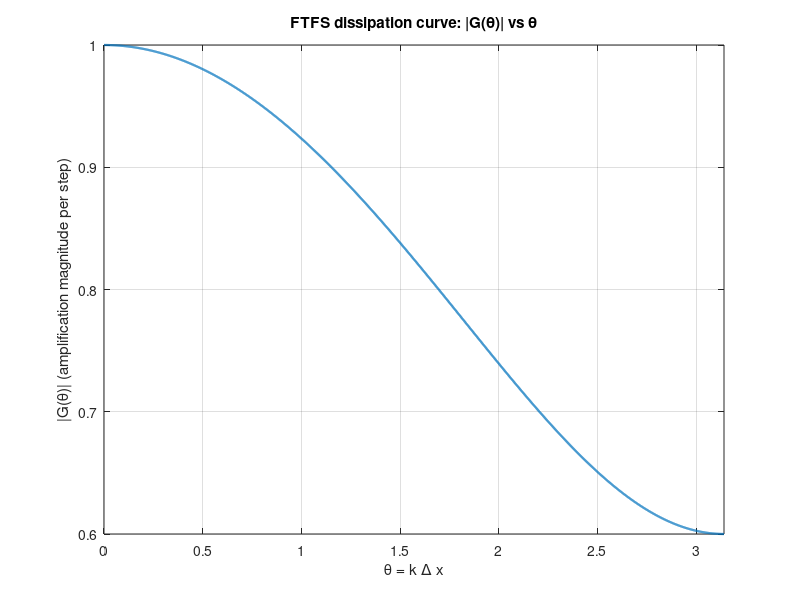
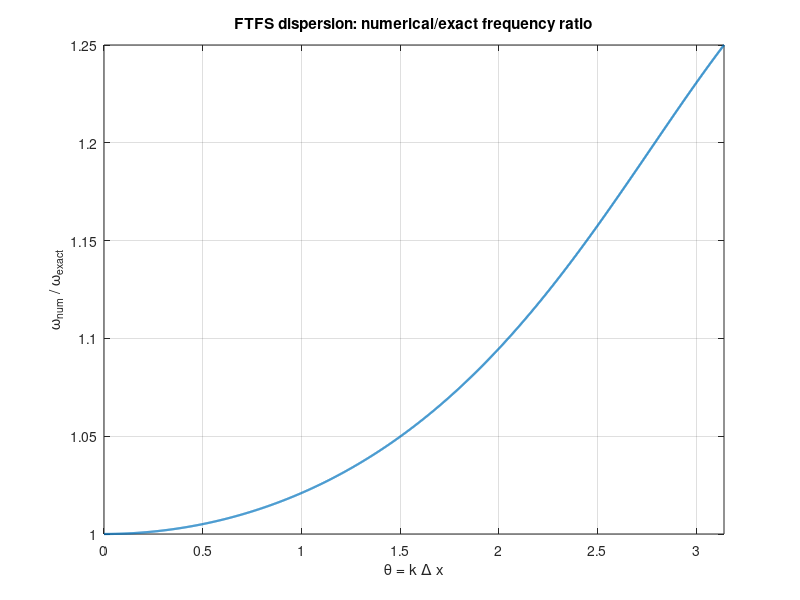
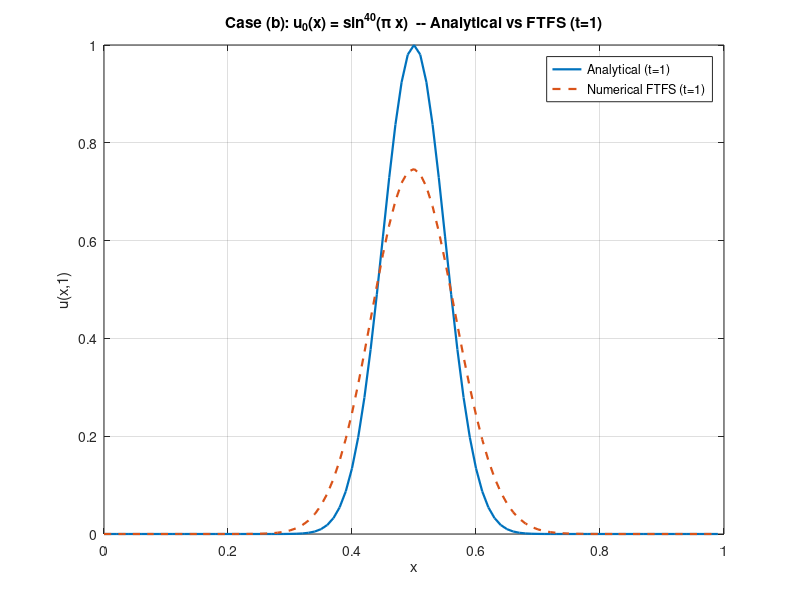
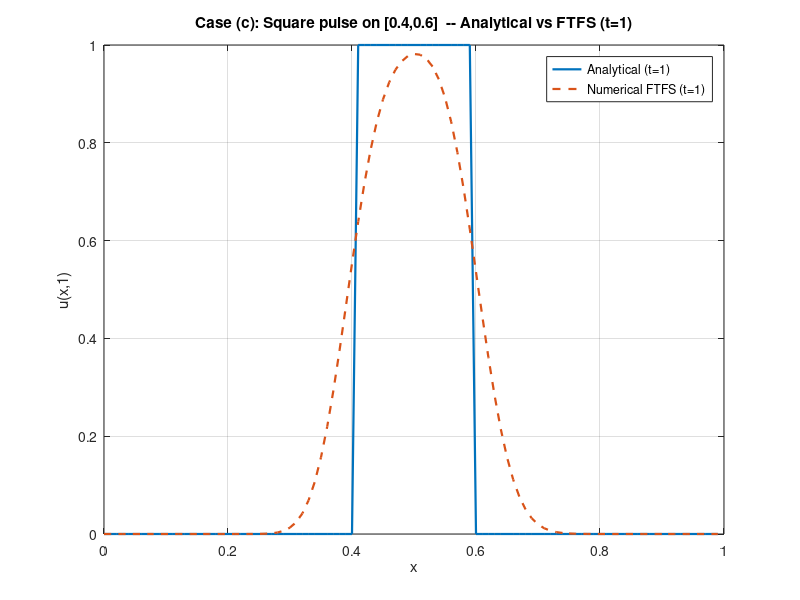

Here is the MATLAB script that generated these plots, in order:
% ftfs_wave_analysis.m
% FTFS for u_t - u_x = 0 on [0,1] with periodic BC
% Delta x = 0.01, Delta t = 0.008 (lambda = dt/dx = 0.8)
% Produces: dissipation & dispersion curves, numerical vs analytical solutions,
% PSD of initial conditions, and prints L2-energy dissipation.

clear; close all; clc;

%% Parameters
dx = 0.01;
dt = 0.008;
lambda = dt/dx;            % Courant number
L = 1;
Nx = round(L/dx);
x = (0:Nx-1)'*dx;          % column vector
T = 1.0;
nsteps = round(T/dt);      % should be integer (125)
if abs(nsteps*dt - T) > 1e-12
    error('T not an integer multiple of dt');
end

fprintf('Nx = %d, dx = %.4f, dt = %.4f, lambda = %.4f, nsteps = %d\n', Nx, dx, dt, lambda, nsteps);

%% FTFS operator (for Fourier analysis)
theta = linspace(0, pi, 2000);   % theta = k*dx (0..pi)
G = 1 - lambda + lambda*exp(1i*theta);  % amplification per time-step
amp = abs(G);                       % dissipation per step
phase = angle(G);                   % numerical phase per step
omega_num = -phase / dt;            % numerical angular freq (rad / unit time)
omega_exact = -theta / dx;          % exact angular freq (for wave u_t - u_x = 0 -> omega = -k)
ratio = ones(size(omega_num));
nz = abs(omega_exact) > 1e-16;
ratio(nz) = omega_num(nz) ./ omega_exact(nz);

%% Plot dissipation |G(theta)| vs theta
figure(1); clf;
plot(theta, amp, 'LineWidth', 1.6);
xlabel('\theta = k \Delta x');
ylabel('|G(\theta)| (amplification magnitude per step)');
title('FTFS dissipation curve: |G(\theta)| vs \theta');
grid on;
xlim([0 pi]);

%% Plot dispersion: omega_num/omega_exact vs theta
figure(2); clf;
plot(theta, ratio, 'LineWidth', 1.6);
xlabel('\theta = k \Delta x');
ylabel('\omega_{num} / \omega_{exact}');
title('FTFS dispersion: numerical/exact frequency ratio');
grid on;
xlim([0 pi]);

%% Helper: FTFS step function (periodic)
ftfs_step = @(u) (1-lambda)*u + lambda * circshift(u,-1);  % forward shift is j+1 -> circshift -1

%% ------ CASE (b): u0 = sin^{40}(pi x) ------
u0_b = sin(pi*x).^40;
u = u0_b;
for n = 1:nsteps
    u = ftfs_step(u);
end
u_num_b = u;
% Analytical solution: shift by +t (because u(x,t) = u0(x + t) for u_t - u_x = 0)
x_shift = mod(x + T, 1);
u_exact_b = sin(pi*x_shift).^40;

% Energy (L2) (using dx Riemann sum)
E0_b = sum((u0_b).^2) * dx;
En_b = sum((u_num_b).^2) * dx;
frac_diss_b = 1 - En_b / E0_b;

%% Plot analytical vs numerical for (b)
figure(3); clf;
plot(x, u_exact_b, '-', 'LineWidth', 1.6, 'DisplayName', 'Analytical (t=1)');
hold on;
plot(x, u_num_b, '--', 'LineWidth', 1.6, 'DisplayName', 'Numerical FTFS (t=1)');
xlabel('x'); ylabel('u(x,1)');
title('Case (b): u_0(x) = sin^{40}(\pi x)  -- Analytical vs FTFS (t=1)');
legend('Location','Best');
grid on;

fprintf('\nCase (b) (sin^{40}(pi x)):\n  E0 = %.6e, E_num(t=1) = %.6e, fractional dissipation = %.6e\n',...
    E0_b, En_b, frac_diss_b);

%% ------ CASE (c): square pulse on [0.4, 0.6] ------
u0_c = zeros(Nx,1);
% careful: include index where x in [0.4,0.6] inclusive
idx = (x >= 0.4) & (x <= 0.6);
u0_c(idx) = 1.0;

u = u0_c;
for n = 1:nsteps
    u = ftfs_step(u);
end
u_num_c = u;
% Analytical shift
u_exact_c = double((x_shift >= 0.4) & (x_shift <= 0.6));

% Energy
E0_c = sum((u0_c).^2) * dx;
En_c = sum((u_num_c).^2) * dx;
frac_diss_c = 1 - En_c / E0_c;

%% Plot analytical vs numerical for (c)
figure(4); clf;
plot(x, u_exact_c, '-', 'LineWidth', 1.6, 'DisplayName', 'Analytical (t=1)');
hold on;
plot(x, u_num_c, '--', 'LineWidth', 1.6, 'DisplayName', 'Numerical FTFS (t=1)');
xlabel('x'); ylabel('u(x,1)');
title('Case (c): Square pulse on [0.4,0.6]  -- Analytical vs FTFS (t=1)');
legend('Location','Best');
grid on;

fprintf('\nCase (c) (square pulse):\n  E0 = %.6e, E_num(t=1) = %.6e, fractional dissipation = %.6e\n',...
    E0_c, En_c, frac_diss_c);

%% ----- PSD analysis of initial conditions -----
% Compute FFTs and PSD (one-sided positive theta 0..pi)
U_b = fft(u0_b);
U_c = fft(u0_c);
psd_b = (abs(U_b).^2) / Nx;
psd_c = (abs(U_c).^2) / Nx;

% Frequency indices for FFT: use fftfreq-like mapping
k = (0:Nx-1)';                          % discrete indices
% physical angular wavenumber k_phys = 2*pi*(k/Nx)/dx? Simpler: theta = k*2*pi/Nx * dx obviously maps to [-pi,pi)
% Use fftshift to center; but we'll just reorder to ascending theta from 0..2pi and map to -pi..pi.
theta_all = (2*pi/Nx) * (0:Nx-1)';     % angular wavenumber * dx? This is in radians per grid cell
% But theta = k*dx in our notation; map k_idx->theta_k = (k if k<=Nx/2 else k-Nx)*2*pi/Nx * dx
k_shift = ifftshift(0:Nx-1) - floor(Nx/2);  % not used directly in plotting; we'll instead produce positive half
% We'll plot positive-theta modes 0..pi (first Nx/2+1 entries)
npos = floor(Nx/2) + 1;
% Build theta positive
theta_pos = (0:(npos-1)) * (2*pi/Nx);   % 0 .. pi approximately
psd_b_pos = psd_b(1:npos);
psd_c_pos = psd_c(1:npos);

figure(5); clf;
semilogy(theta_pos, psd_b_pos, '-', 'LineWidth', 1.6, 'DisplayName', 'PSD sin^{40}(\pi x)');
hold on;
semilogy(theta_pos, psd_c_pos, '--', 'LineWidth', 1.6, 'DisplayName', 'PSD square pulse');
xlabel('\theta = k \Delta x  (0 to \pi)');
ylabel('Power spectral density (log scale)');
title('PSD of initial conditions (positive \theta modes)');
legend('Location','Best');
grid on;

%% Also plot net damping factor after nsteps: |G(theta)|^{nsteps}
G_full = (1 - lambda + lambda*exp(1i*theta)).^nsteps;
amp_full = abs(G_full);

figure(6); clf;
plot(theta, amp_full, 'LineWidth', 1.6);
xlabel('\theta = k \Delta x');
ylabel(['|G(\theta)|^{', num2str(nsteps), '}  (net amplification to t=1)']);
title('Net per-mode amplification (damping) after t=1 (FTFS)');
grid on;
xlim([0 pi]);

%% Print summary
fprintf('\nSummary:\n  lambda = %.3f, Nx = %d, nsteps = %d\n', lambda, Nx, nsteps);
fprintf('  Case (b) fractional dissipation = %.6e\n', frac_diss_b);
fprintf('  Case (c) fractional dissipation = %.6e\n', frac_diss_c);
